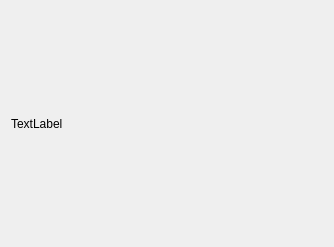
<?xml version="1.0" encoding="UTF-8"?>
<ui version="4.0">
 <class>window</class>
 <widget class="QWidget" name="window">
  <property name="geometry">
   <rect>
    <x>0</x>
    <y>0</y>
    <width>334</width>
    <height>247</height>
   </rect>
  </property>
  <property name="sizePolicy">
   <sizepolicy hsizetype="Preferred" vsizetype="Preferred">
    <horstretch>0</horstretch>
    <verstretch>0</verstretch>
   </sizepolicy>
  </property>
  <property name="windowTitle">
   <string>等待</string>
  </property>
  <layout class="QGridLayout" name="gridLayout">
   <item row="0" column="0">
    <widget class="QLabel" name="label">
     <property name="text">
      <string>TextLabel</string>
     </property>
    </widget>
   </item>
  </layout>
 </widget>
 <resources/>
 <connections/>
</ui>
